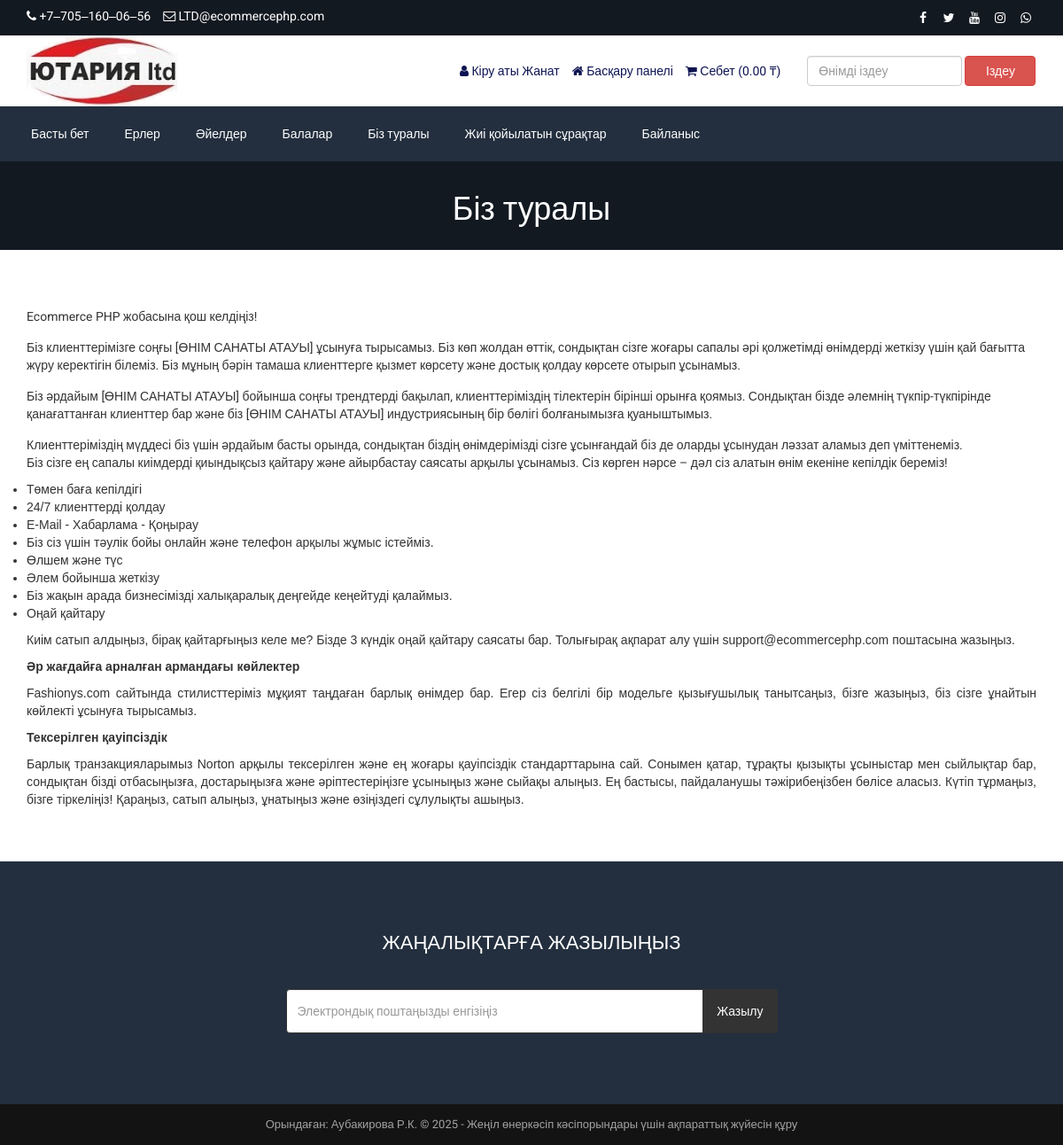
Page /about.php (signed in) on the committed database.
### tables this page shows
CREATE TABLE `tbl_settings` (
  `id` int(11) NOT NULL,
  `logo` varchar(255) NOT NULL,
  `favicon` varchar(255) NOT NULL,
  `footer_about` text NOT NULL,
  `footer_copyright` text NOT NULL,
  `contact_address` text NOT NULL,
  `contact_email` varchar(255) NOT NULL,
  `contact_phone` varchar(255) NOT NULL,
  `contact_fax` varchar(255) NOT NULL,
  `contact_map_iframe` text NOT NULL,
  `receive_email` varchar(255) NOT NULL,
  `receive_email_subject` varchar(255) NOT NULL,
  `receive_email_thank_you_message` text NOT NULL,
  `forget_password_message` text NOT NULL,
  `total_recent_post_footer` int(10) NOT NULL,
  `total_popular_post_footer` int(10) NOT NULL,
  `total_recent_post_sidebar` int(11) NOT NULL,
  `total_popular_post_sidebar` int(11) NOT NULL,
  `total_featured_product_home` int(11) NOT NULL,
  `total_latest_product_home` int(11) NOT NULL,
  `total_popular_product_home` int(11) NOT NULL,
  `meta_title_home` text NOT NULL,
  `meta_keyword_home` text NOT NULL,
  `meta_description_home` text NOT NULL,
  `banner_login` varchar(255) NOT NULL,
  `banner_registration` varchar(255) NOT NULL,
  `banner_forget_password` varchar(255) NOT NULL,
  `banner_reset_password` varchar(255) NOT NULL,
  `banner_search` varchar(255) NOT NULL,
  `banner_cart` varchar(255) NOT NULL,
  `banner_checkout` varchar(255) NOT NULL,
  `banner_product_category` varchar(255) NOT NULL,
  `banner_blog` varchar(255) NOT NULL,
  `cta_title` varchar(255) NOT NULL,
  `cta_content` text NOT NULL,
  `cta_read_more_text` varchar(255) NOT NULL,
  `cta_read_more_url` varchar(255) NOT NULL,
  `cta_photo` varchar(255) NOT NULL,
  `featured_product_title` varchar(255) NOT NULL,
  `featured_product_subtitle` varchar(255) NOT NULL,
  `latest_product_title` varchar(255) NOT NULL,
  `latest_product_subtitle` varchar(255) NOT NULL,
  `popular_product_title` varchar(255) NOT NULL,
  `popular_product_subtitle` varchar(255) NOT NULL,
  `testimonial_title` varchar(255) NOT NULL,
  `testimonial_subtitle` varchar(255) NOT NULL,
  `testimonial_photo` varchar(255) NOT NULL,
  `blog_title` varchar(255) NOT NULL,
  `blog_subtitle` varchar(255) NOT NULL,
  `newsletter_text` text NOT NULL,
  `paypal_email` varchar(255) NOT NULL,
  `stripe_public_key` varchar(255) NOT NULL,
  `stripe_secret_key` varchar(255) NOT NULL,
  `bank_detail` text NOT NULL,
  `before_head` text NOT NULL,
  `after_body` text NOT NULL,
  `before_body` text NOT NULL,
  `home_service_on_off` int(11) NOT NULL,
  `home_welcome_on_off` int(11) NOT NULL,
  `home_featured_product_on_off` int(11) NOT NULL,
  `home_latest_product_on_off` int(11) NOT NULL,
  `home_popular_product_on_off` int(11) NOT NULL,
  `home_testimonial_on_off` int(11) NOT NULL,
  `home_blog_on_off` int(11) NOT NULL,
  `newsletter_on_off` int(11) NOT NULL,
  `ads_above_welcome_on_off` int(1) NOT NULL,
  `ads_above_featured_product_on_off` int(1) NOT NULL,
  `ads_above_latest_product_on_off` int(1) NOT NULL,
  `ads_above_popular_product_on_off` int(1) NOT NULL,
  `ads_above_testimonial_on_off` int(1) NOT NULL,
  `ads_category_sidebar_on_off` int(1) NOT NULL
);

CREATE TABLE `tbl_social` (
  `social_id` int(11) NOT NULL,
  `social_name` varchar(30) NOT NULL,
  `social_url` varchar(255) NOT NULL,
  `social_icon` varchar(30) NOT NULL
);

CREATE TABLE `tbl_top_category` (
  `tcat_id` int(11) NOT NULL,
  `tcat_name` varchar(255) NOT NULL,
  `show_on_menu` int(1) NOT NULL
);

CREATE TABLE `tbl_page` (
  `id` int(11) NOT NULL,
  `about_title` varchar(255) NOT NULL,
  `about_content` text NOT NULL,
  `about_banner` varchar(255) NOT NULL,
  `about_meta_title` varchar(255) NOT NULL,
  `about_meta_keyword` text NOT NULL,
  `about_meta_description` text NOT NULL,
  `faq_title` varchar(255) NOT NULL,
  `faq_banner` varchar(255) NOT NULL,
  `faq_meta_title` varchar(255) NOT NULL,
  `faq_meta_keyword` text NOT NULL,
  `faq_meta_description` text NOT NULL,
  `blog_title` varchar(255) NOT NULL,
  `blog_banner` varchar(255) NOT NULL,
  `blog_meta_title` varchar(255) NOT NULL,
  `blog_meta_keyword` text NOT NULL,
  `blog_meta_description` text NOT NULL,
  `contact_title` varchar(255) NOT NULL,
  `contact_banner` varchar(255) NOT NULL,
  `contact_meta_title` varchar(255) NOT NULL,
  `contact_meta_keyword` text NOT NULL,
  `contact_meta_description` text NOT NULL,
  `pgallery_title` varchar(255) NOT NULL,
  `pgallery_banner` varchar(255) NOT NULL,
  `pgallery_meta_title` varchar(255) NOT NULL,
  `pgallery_meta_keyword` text NOT NULL,
  `pgallery_meta_description` text NOT NULL,
  `vgallery_title` varchar(255) NOT NULL,
  `vgallery_banner` varchar(255) NOT NULL,
  `vgallery_meta_title` varchar(255) NOT NULL,
  `vgallery_meta_keyword` text NOT NULL,
  `vgallery_meta_description` text NOT NULL
);

### about.php (the view)
<?php require_once('header.php'); ?>
<?php
$statement = $pdo->prepare("SELECT * FROM tbl_page WHERE id=1");
$statement->execute();
$result = $statement->fetchAll(PDO::FETCH_ASSOC);
foreach ($result as $row) {
   $about_title = $row['about_title'];
    $about_content = $row['about_content'];
    $about_banner = $row['about_banner'];
}
?>
<div class="page-banner" style="background-image: url(assets/uploads/<?php echo $about_banner; ?>);">
    <div class="inner">
        <h1><?php echo $about_title; ?></h1>
    </div>
</div>
<div class="page">
    <div class="container">
        <div class="row">
            <div class="col-md-12">
                <p>
                    <?php echo $about_content; ?>
                </p>
            </div>
        </div>
    </div>
</div>
<?php require_once('footer.php'); ?>

### header.php (shortened to what this page needs)
<?php
include("admin/inc/config.php");
$statement = $pdo->prepare("SELECT * FROM tbl_settings WHERE id=1");
$statement->execute();
$result = $statement->fetchAll(PDO::FETCH_ASSOC);
foreach ($result as $row)
{
	$logo = $row['logo'];
	$contact_email = $row['contact_email'];
	$contact_phone = $row['contact_phone'];
}
?>
<!DOCTYPE html>
<html lang="en">
<head>
	<link rel="stylesheet" href="assets/css/bootstrap.min.css">
	<link rel="stylesheet" href="assets/css/font-awesome.min.css">
	<link rel="stylesheet" href="assets/css/owl.carousel.min.css">
	<link rel="stylesheet" href="assets/css/owl.theme.default.min.css">
	<link rel="stylesheet" href="assets/css/jquery.bxslider.min.css">
    <link rel="stylesheet" href="assets/css/magnific-popup.css">
    <link rel="stylesheet" href="assets/css/rating.css">
	<link rel="stylesheet" href="assets/css/spacing.css">
	<link rel="stylesheet" href="assets/css/bootstrap-touch-slider.css">
	<link rel="stylesheet" href="assets/css/animate.min.css">
	<link rel="stylesheet" href="assets/css/tree-menu.css">
	<link rel="stylesheet" href="assets/css/select2.min.css">
	<link rel="stylesheet" href="assets/css/main.css">
	<link rel="stylesheet" href="assets/css/responsive.css">
	<?php
	$statement = $pdo->prepare("SELECT * FROM tbl_page WHERE id=1");
	$statement->execute();
	$result = $statement->fetchAll(PDO::FETCH_ASSOC);
		?>
</head>
<body>
<div class="top">
	<div class="container">
		<div class="row">
			<div class="col-md-6 col-sm-6 col-xs-12">
				<div class="left">
					<ul>
						<li><i class="fa fa-phone"></i> <?php echo $contact_phone; ?></li>
						<li><i class="fa fa-envelope-o"></i> <?php echo $contact_email; ?></li>
					</ul>
				</div>
			</div>
			<div class="col-md-6 col-sm-6 col-xs-12">
				<div class="right">
					<ul>
						<?php
						$statement = $pdo->prepare("SELECT * FROM tbl_social");
						$statement->execute();
						$result = $statement->fetchAll(PDO::FETCH_ASSOC);
						foreach ($result as $row) {
							?>
							<?php if($row['social_url'] != ''): ?>
							<li><a href="<?php echo $row['social_url']; ?>"><i class="<?php echo $row['social_icon']; ?>"></i></a></li>
							<?php endif; ?>
							<?php
						}
						?>
					</ul>
				</div>
			</div>
		</div>
	</div>
</div>
<div class="header">
	<div class="container">
		<div class="row inner">
			<div class="col-md-4 logo">
				<a href="index.php"><img src="assets/uploads/<?php echo $logo; ?>" alt="logo image"></a>
			</div>
			<div class="col-md-5 right">
				<ul>
					<?php
					if(isset($_SESSION['customer'])) {
						?>
						<li><i class="fa fa-user"></i> <?php echo LANG_VALUE_13; ?> <?php echo $_SESSION['customer']['cust_name']; ?></li>
						<li><a href="dashboard.php"><i class="fa fa-home"></i> <?php echo LANG_VALUE_89; ?></a></li>
						<?php
					} else {
						?>
						<li><a href="login.php"><i class="fa fa-sign-in"></i> <?php echo LANG_VALUE_9; ?></a></li>
						<li><a href="registration.php"><i class="fa fa-user-plus"></i> <?php echo LANG_VALUE_15; ?></a></li>
						<?php
					}
					?>
					<li><a href="cart.php"><i class="fa fa-shopping-cart"></i> <?php echo LANG_VALUE_18; ?> (<?php
					if(isset($_SESSION['cart_p_id'])) {
						$table_total_price = 0;
						$i=0;
	                    foreach($_SESSION['cart_p_qty'] as $key => $value)
	                    {
	                        $i++;
	                        $arr_cart_p_qty[$i] = $value;
	                    }                    $i=0;
	                    foreach($_SESSION['cart_p_current_price'] as $key => $value)
	                    {
	                        $i++;
	                        $arr_cart_p_current_price[$i] = $value;
	                    }
	                    for($i=1;$i<=count($arr_cart_p_qty);$i++) {
	                    	$row_total_price = $arr_cart_p_current_price[$i]*$arr_cart_p_qty[$i];
	                        $table_total_price = $table_total_price + $row_total_price;
	                    }
						echo $table_total_price;
					} else {
						echo '0.00';
					}
					?>  <?php echo LANG_VALUE_1; ?>)</a></li>
				</ul>
			</div>
			<div class="col-md-3 search-area">
				<form class="navbar-form navbar-left" role="search" action="search-result.php" method="get">
					<div class="form-group">
						<input type="text" class="form-control search-top" placeholder="<?php echo LANG_VALUE_2; ?>" name="search_text">
					</div>
					<button type="submit" class="btn btn-danger"><?php echo LANG_VALUE_3; ?></button>
				</form>
			</div>
		</div>
	</div>
</div>
<div class="nav">
	<div class="container">
		<div class="row">
			<div class="col-md-12 pl_0 pr_0">
				<div class="menu-container">
					<div class="menu">
						<ul>
							<li><a href="index.php">Басты бет</a></li>
							<?php
							$statement = $pdo->prepare("SELECT * FROM tbl_top_category WHERE show_on_menu=1");
							$statement->execute();
							$result = $statement->fetchAll(PDO::FETCH_ASSOC);
							foreach ($result as $row) {
								?>
								<li><a href="product-category.php?id=<?php echo $row['tcat_id']; ?>&type=top-category"><?php echo $row['tcat_name']; ?></a>
								</li>
								<?php
							}
							?>
							<li><a href="about.php">Біз туралы</a></li>
							<li><a href="faq.php">Жиі қойылатын сұрақтар</a></li>
							<li><a href="contact.php">Байланыс</a></li>
						</ul>
					</div>
				</div>
			</div>
		</div>
	</div>
</div>

### footer.php (shortened to what this page needs)
<?php
$statement = $pdo->prepare("SELECT * FROM tbl_settings WHERE id=1");
$statement->execute();
$result = $statement->fetchAll(PDO::FETCH_ASSOC);
foreach ($result as $row)
{
	$footer_copyright = $row['footer_copyright'];
    $newsletter_on_off = $row['newsletter_on_off'];
}
?>
<?php if($newsletter_on_off == 1): ?>
<section class="home-newsletter">
	<div class="container">
		<div class="row">
			<div class="col-md-6 col-md-offset-3">
				<div class="single">
				<form action="" method="post">
					<h2>Жаңалықтарға жазылыңыз</h2>
					<div class="input-group">
						<input type="email" class="form-control" placeholder="Электрондық поштаңызды енгізіңіз" name="email_subscribe">
						<span class="input-group-btn">
						<button class="btn btn-theme" type="submit" name="form_subscribe">Жазылу</button>
						</span>
					</div>
				</div>
			</div>
		</div>
	</div>
</section>
<?php endif; ?>
<div class="footer-bottom">
	<div class="container">
		<div class="row">
			<div class="col-md-12 copyright">
				<?php echo $footer_copyright; ?>
			</div>
		</div>
	</div>
</div>
</body>
</html>

### assets/css/main.css (style rules this page uses)
* { margin: 0; padding: 0; }
body { font-family: "Roboto", sans-serif; font-size: 14px; }
h1, h2, h3, h4, h5, h6 { font-family: "Roboto", sans-serif; }
a { text-decoration: none; }
.top { width: 100%; height: 40px; background: #131921; }
.top .left { float: left; }
.top .left ul { padding-top: 8px; }
.top .left ul li { list-style-type: none; float: left; margin-right: 14px; color: white; }
.top .left ul li i { color: white; }
.top .right { float: right; }
.top .right ul { padding-top: 8px; }
.top .right ul li { list-style-type: none; float: left; margin-left: 5px; }
.top .right ul li a { color: white; width: 24px; height: 24px; line-height: 24px; text-align: center; border-radius: 50%; display: block; transition: all 0.4s ease; }
.header { width: 100%; height: auto; background: #fff; }
.header .inner { height: auto; display: table; }
.header .logo { float: none; display: table-cell; vertical-align: middle; }
.header .logo img { max-width: 100%; height: 80px; }
.header .navbar-form .form-control { width: 300px; }
.header .search-area { float: none; display: table-cell; vertical-align: middle; }
.header .search-area .form-group { width: calc(100% - 84px); }
.header .search-area button { width: 80px; }
.header .search-area form { width: 100%; }
.header .right { float: none; display: table-cell; vertical-align: middle; padding-right: 0; }
.header .right ul { float: right; margin-bottom: 0; }
.header .right ul li { list-style-type: none; float: left; margin-left: 14px; color: #0d1452; }
.header .right ul li a { color: #0d1452; }
.header .navbar-form .search-top { width: 100%; }
.nav { background: #232f3e; }
.menu-container { width: 100%; margin: 0 auto; background: #232f3e; }
.menu-dropdown-icon:before { content: "\f067"; font-family: "FontAwesome"; display: none; cursor: pointer; float: right; padding: 1.5em 2em; background: #fff; color: #333; }
.menu > ul { margin: 0 auto; width: 100%; list-style: none; padding: 0; position: relative; box-sizing: border-box; }
.menu > ul:before, .menu > ul:after { content: ""; display: table; }
.menu > ul:after { clear: both; }
.menu > ul > li { float: left; padding: 0; margin: 0; }
.menu > ul > li a { text-decoration: none; padding: 1.5em 20px; display: block; color: #fff; }
.footer-bottom { width: 100%; height: auto; background: #141314; padding: 14px 0; }
.footer-bottom .copyright { font-size: 13px; color: #a3a3a3; text-align: center; }
.page-banner { width: 100%; height: auto; background-repeat: no-repeat; background-position: center center; -webkit-background-size: cover; background-size: cover; position: relative; padding-top: 15px; padding-bottom: 15px; overflow: hidden; }
.page-banner h1 { color: #fff; text-align: center; z-index: 999; position: relative; }
.page { width: 100%; height: auto; padding-top: 50px; padding-bottom: 50px; }
.home-newsletter { padding: 80px 0; background: #232f3e; }
.home-newsletter .single { max-width: 650px; margin: 0 auto; text-align: center; position: relative; z-index: 2; }
.home-newsletter .single h2 { font-size: 22px; color: white; text-transform: uppercase; margin-bottom: 40px; margin-top: 0; }
.home-newsletter .single .form-control { height: 50px; border-color: #333; outline: none; }
.home-newsletter .single .btn { min-height: 50px; background: #333; color: #fff; padding-left: 15px; padding-right: 15px; }

### assets/css/responsive.css (style rules this page uses)
@media only screen and (min-width: 992px) { .header .inner { width: 100%; } }
@media only screen and (min-width: 992px) { .header .search-area { padding-right: 0; } }
@media only screen and (min-width: 992px) { .header .search-area form { padding-right: 0; } }
@media only screen and (min-width: 992px) { .header .container { padding-right: 0; } }

### rows in the picture
tbl_settings: contact_phone "+7‒705‒160‒06‒56", contact_email "LTD@ecommercephp.com", logo (picture), footer_copyright "Орындаған: Аубакирова Р.К. © 2025 - Жеңіл өнеркәсіп кәсіпорындары үшін ақпараттық жүйесін құру"
tbl_top_category: tcat_name "Ерлер"
tbl_top_category: tcat_name "Әйелдер"
tbl_top_category: tcat_name "Балалар"
tbl_page: about_banner (picture), about_title "Біз туралы", about_content "Ecommerce PHP жобасына қош келдіңіз! Біз клиенттерімізге соңғы [ӨНІМ САНАТЫ АТАУЫ] ұсынуға тырысамыз. Біз көп жолдан өттік, сондықтан сізге жоғары сапалы әрі қолжетімді өнімдерді жеткізу үшін қай бағытта жүру керектігін білеміз. Біз мұның бәрін тамаша клиенттерге қызмет көрсету және достық қолдау көрсете отырып ұсынамыз. Біз әрдайым [ӨНІМ САНАТЫ АТАУЫ] бойынша соңғы трендтерді бақылап, клиенттеріміздің тілектерін бірінші орынға қоямыз. Сондықтан бізде әлемнің түкпір-түкпірінде қанағаттанған клиенттер бар және біз [ӨНІМ САНАТЫ АТАУЫ] индустриясының бір бөлігі болғанымызға қуаныштымыз. Клиенттеріміздің мүддесі біз үшін әрдайым басты орында, сондықтан біздің өнімдерімізді сізге ұсынғандай біз…"

### other values in the picture
LANG_VALUE_13 "Кіру аты"
$_SESSION['customer']['cust_name'] "Жанат"
LANG_VALUE_89 "Басқару панелі"
LANG_VALUE_18 "Себет"
LANG_VALUE_1 "₸"
LANG_VALUE_3 "Іздеу"
